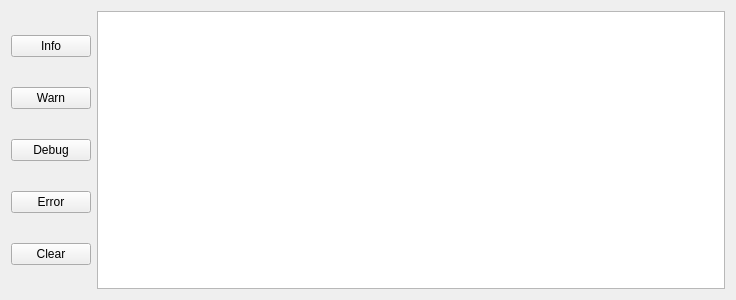
<?xml version="1.0" encoding="UTF-8"?>
<ui version="4.0">
 <class>Qlogger</class>
 <widget class="QMainWindow" name="Qlogger">
  <property name="geometry">
   <rect>
    <x>0</x>
    <y>0</y>
    <width>736</width>
    <height>300</height>
   </rect>
  </property>
  <property name="windowTitle">
   <string>Qlogger测试界面</string>
  </property>
  <property name="windowIcon">
   <iconset resource="qlogres.qrc">
    <normaloff>:/ICO/QLog.ico</normaloff>:/ICO/QLog.ico</iconset>
  </property>
  <widget class="QWidget" name="centralWidget">
   <layout class="QHBoxLayout" name="horizontalLayout_3">
    <item>
     <layout class="QHBoxLayout" name="horizontalLayout_2">
      <item>
       <layout class="QVBoxLayout" name="verticalLayout">
        <item>
         <widget class="QPushButton" name="InfoButton">
          <property name="text">
           <string>Info</string>
          </property>
         </widget>
        </item>
        <item>
         <widget class="QPushButton" name="WarnButton">
          <property name="text">
           <string>Warn</string>
          </property>
         </widget>
        </item>
        <item>
         <widget class="QPushButton" name="DebugButton">
          <property name="text">
           <string>Debug</string>
          </property>
         </widget>
        </item>
        <item>
         <widget class="QPushButton" name="ErrorButton">
          <property name="text">
           <string>Error</string>
          </property>
         </widget>
        </item>
        <item>
         <widget class="QPushButton" name="ClearButton">
          <property name="text">
           <string>Clear</string>
          </property>
         </widget>
        </item>
       </layout>
      </item>
      <item>
       <widget class="QTextEdit" name="textEdit"/>
      </item>
     </layout>
    </item>
   </layout>
  </widget>
 </widget>
 <layoutdefault spacing="6" margin="11"/>
 <resources>
  <include location="qlogres.qrc"/>
 </resources>
 <connections/>
</ui>
